Frame 1 (no input): blank canvas, image omitted
Frame 60 (no input): blank canvas, image omitted
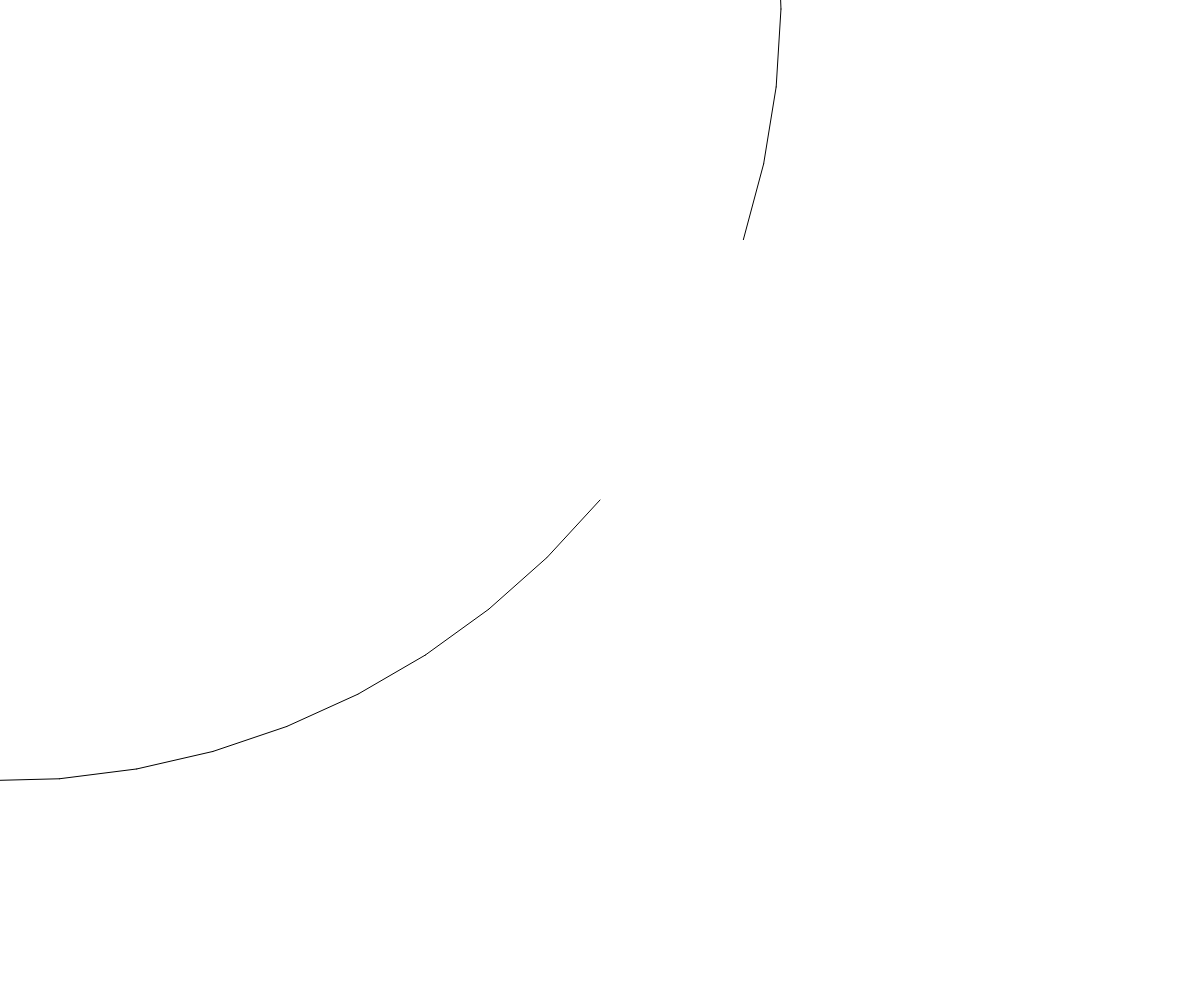
Frame 120 (the mouse pressed at the canvas centre since frame 60)

The p5.js sketch whose frames 1 and 60 were blank and that drew this single picture after the mouse press (run headless with seeded random() and noise() and a simulated clock; from frame 60 on, the mouse is pressed at the canvas centre):

// p5.js sketch
// ── sketch.js
var pointlist = [];

function setup() {
  //fill container
  createCanvas(window.innerWidth, window.innerHeight);
}

function filterPoints() {
  //turn clockwise around top-left point.
  for (var i = 0; i < pointlist.length; i++) {
		pointlist[i].rotate(0.1);
  }
}

function draw() {

  background(255);

  if (mouseIsPressed) {
    pointlist.push( createVector(mouseX, mouseY) );
    // auto erase periodically while drawing
    if (pointlist.length == 1000) {
      pointlist = [];
    }

  }

  if (pointlist.length > 2) {
    for (var i = 0; i < pointlist.length; i++) {
      thisPoint = pointlist[i];
      nextPoint = pointlist[i + 1];
      if (nextPoint) { //don't draw if no second pt
        line(thisPoint.x, thisPoint.y, nextPoint.x, nextPoint.y);
      }
    }
  }

  filterPoints();
}

function mousePressed() {
  pointlist.push(createVector(mouseX, mouseY));
}
